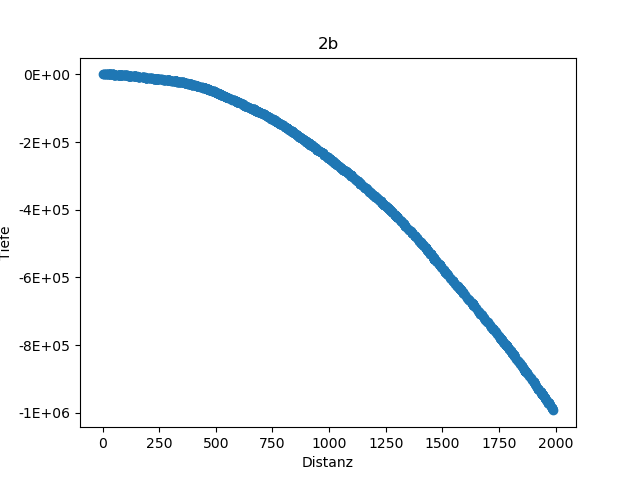

Write the Python code that produced this figure.
import numpy as np
import pandas as pd

import matplotlib.pyplot as plt

data = pd.read_csv("input", 
                   header=None, 
                   dtype={"richt" : str, "dist" : int}, 
                   sep = " ")

aim, depth, horid = 0, 0, 0

coords = np.array([[0, 0]])

for index, row in data.iterrows():
    if row[0] == "up":
        aim -= row[1]
    if row[0] == "down":
        aim += row[1]
    if row[0] == "forward":
        horid += row[1]
        depth += row[1] * aim
    coords = np.append(coords,[[depth, horid]], axis=0)
    
plt.scatter(coords[:,1], -coords[:,0])
plt.title("2b")
plt.xlabel("Distanz")
plt.ylabel("Tiefe")

#scientific notation
current_values = plt.gca().get_yticks()
plt.gca().set_yticklabels(['{:,.0E}'.format(x) for x in current_values])

plt.savefig("2b.png")

print(F"Tiefe: {depth}, Horizontale Distanz: {horid}, Produkt: {depth*horid}")
